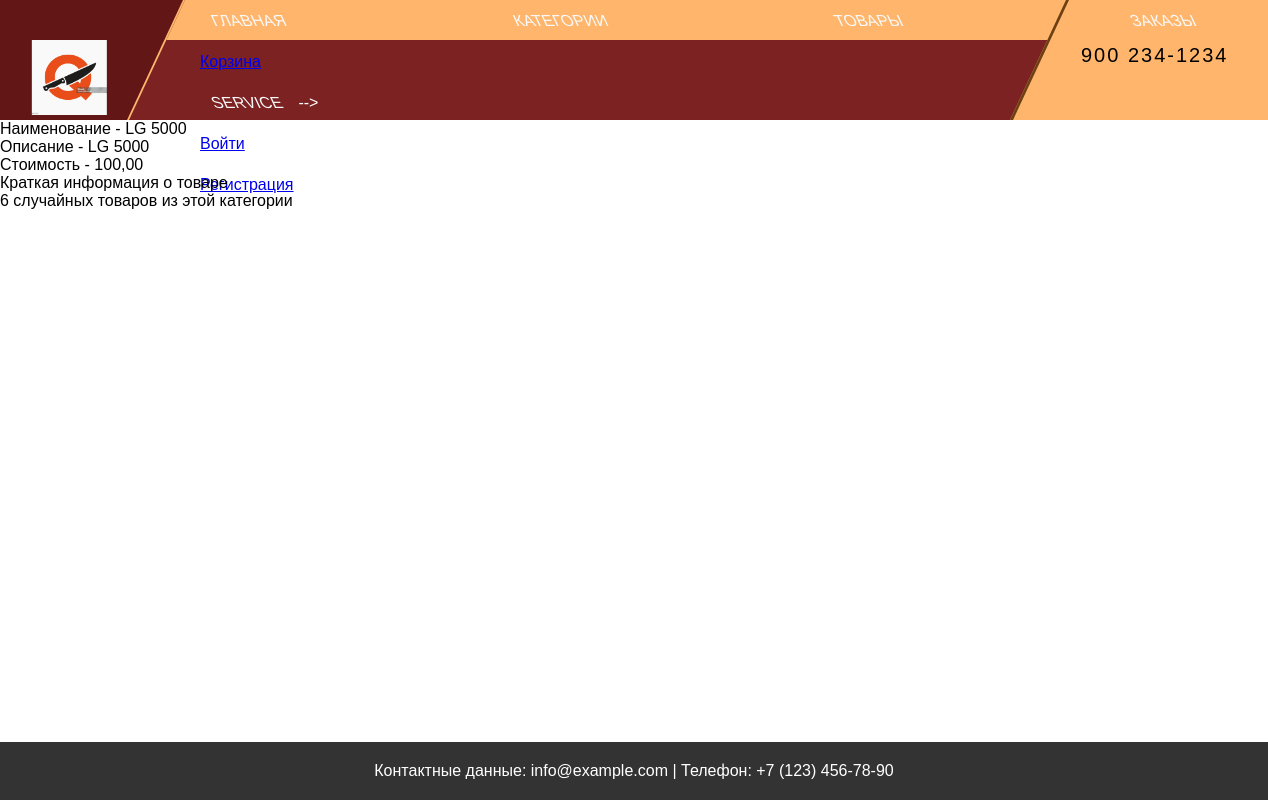
Page /products/lg-5000-1/ on the committed database.
### shop/models.py (models this page shows, shortened)
class Product(models.Model):
    category = models.ForeignKey(Category,
                                 related_name='products',
                                 on_delete=models.CASCADE)
    name = models.CharField(max_length=200,
                            verbose_name='Название')
    description = models.TextField(blank=True)
    slug = models.SlugField(max_length=200)
    image = models.ImageField(upload_to='products/%Y/%m/%d',
                              blank=True)
    price = models.DecimalField(max_digits=10,
                                decimal_places=2)
    available = models.BooleanField(default=True)
    created = models.DateTimeField(auto_now_add=True)
    updated = models.DateTimeField(auto_now=True)
    class Meta:
        ordering = ['name']
        indexes = [
            models.Index(fields=['id', 'slug']),
            models.Index(fields=['name']),
            models.Index(fields=['-created']),
        ]
        verbose_name = 'Товар'
        verbose_name_plural = 'Товары'

### shop/views.py (the view)
# urls.py: path('<slug:slug>/', ProductDetailView.as_view(), name='product_detail'),
class ProductDetailView(DetailView):
    model = Product
    template_name = 'shop/admin/product_detail.html'
    context_object_name = 'product'
    slug_url_kwarg = 'slug'

### cart/context_processors.py (called while the page is built)
def cart(request):
    if request.user.id:
        return {'cart': ProductCartUser(request)}
    return {'cart': Cart(request)}

### cart/views.py (called while the page is built)
    def __len__(self):
        return sum(item['quantity'] for item in self.cart.values())

### orders/context_processors.py (called while the page is built)
def quick_order_form(request):
    return {'quick_order_form': QuickOrderForm()}

### shop/templates/shop/admin/product_detail.html (shortened to what this page needs)
{% extends 'base.html' %}
{% block content %}
<div>Наименование - {{product.name}}</div>
<div>Описание - {{product.description}}</div>
<div>Стоимость - {{product.price}}</div>
<div>Краткая информация о товаре</div>
<div>6 случайных товаров из этой категории</div>
{% endblock content %}

### static/css/styles.css (style rules this page uses)
* { box-sizing: border-box; margin: 0; padding: 0; }
body { font-family: Arial, sans-serif; }

### rows in the picture
Product: name "LG 5000", description "LG 5000", price "100,00"
